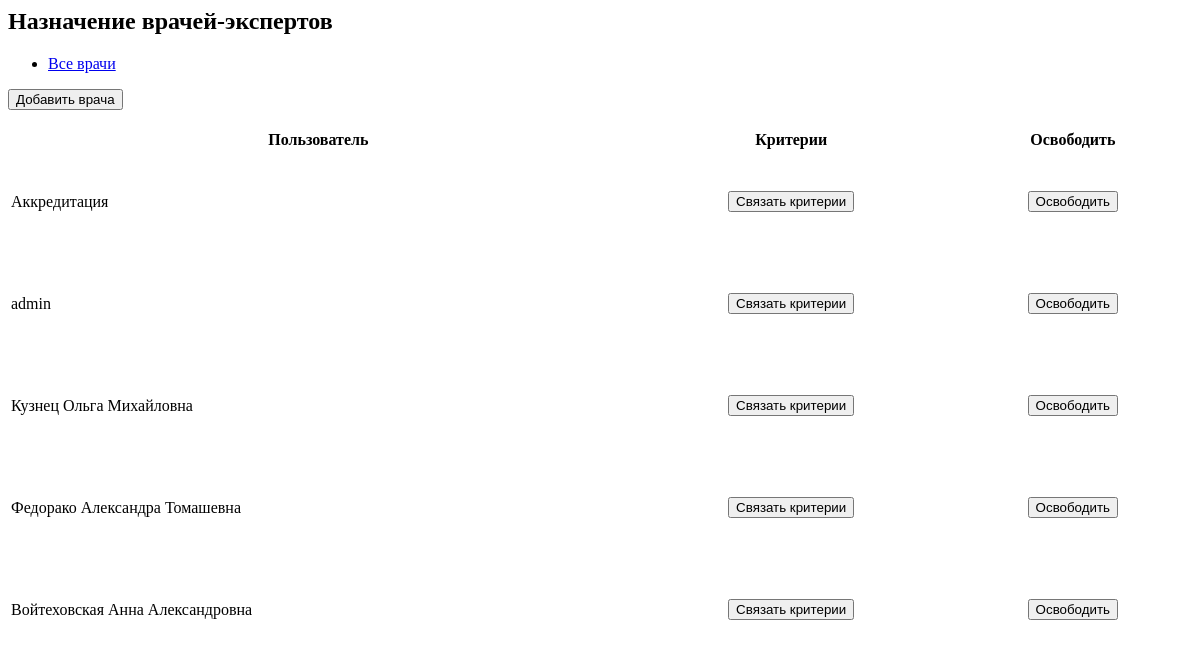
Page /naznachenie_vrachei.php (signed in) on the earlier database version.
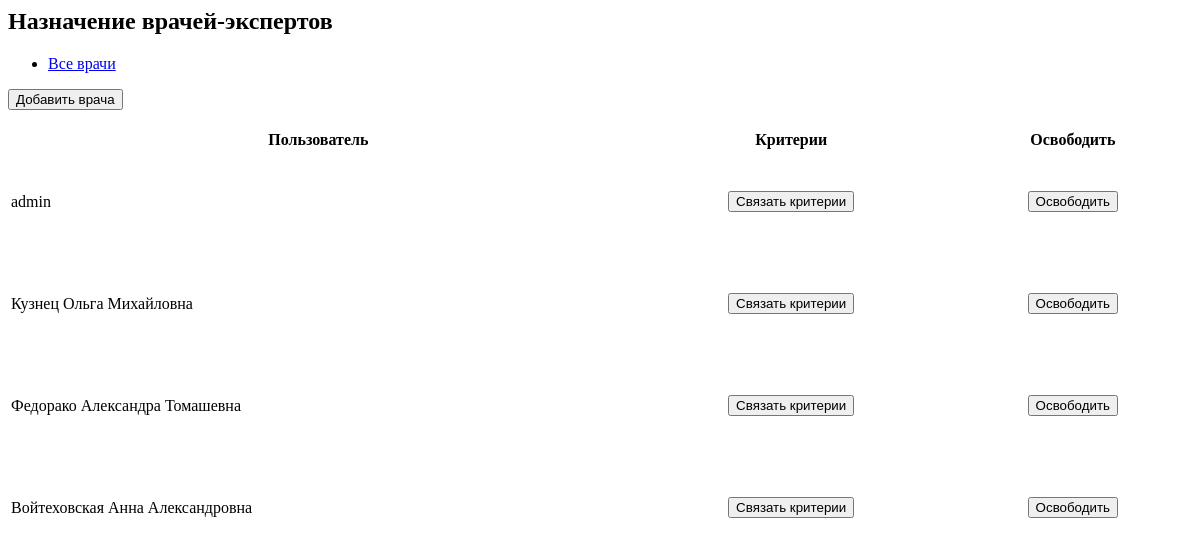
Same page on the later database version.
### tables this page shows
CREATE TABLE `users` (
  `id_user` int NOT NULL,
  `username` varchar(255) NOT NULL,
  `login` varchar(255) NOT NULL,
  `password` varchar(255) NOT NULL,
  `id_role` int NOT NULL,
  `online` varchar(255) DEFAULT NULL,
  `last_act` varchar(255) DEFAULT NULL,
  `last_time_online` varchar(255) DEFAULT NULL,
  `last_page` varchar(255) DEFAULT NULL,
  `oblast` int DEFAULT NULL,
  `predsedatel` tinyint(1) DEFAULT NULL,
  `secretar` tinyint(1) DEFAULT NULL,
  `sotrudnik_MA` tinyint(1) DEFAULT NULL,
  `ne_sotrudnik_MA` tinyint(1) DEFAULT NULL,
  `doctor_expert` tinyint(1) DEFAULT NULL,
  `id_type` int DEFAULT NULL
);

### naznachenie_vrachei.php (the view, shortened to what this page needs)
<link rel="stylesheet" href="naznachenie_vrachi.css">
<?php if(isset($_COOKIE['login'])){?>
    <div class="content-wrapper">
        <div class="d-xl-flex justify-content-between align-items-start">
            <h2 class="text-dark font-weight-bold mb-2"> Назначение врачей-экспертов </h2>
        </div>
        <div class="row">
            <div class="col-md-12">
                <div class="d-sm-flex justify-content-between align-items-center transaparent-tab-border ">
                    <ul class="nav nav-tabs tab-transparent" role="tablist">
                        <li class="nav-item">
                            <a class="nav-link active" id="all-question-tab" data-toggle="tab" href="#allQuestions" role="tab" aria-selected="true">Все врачи</a>
                        </li>
                    </ul>
                </div>
                <div class="tab-content tab-transparent-content">
                    <div class="tab-pane fade show active" id="allQuestions" role="tabpanel" aria-labelledby="all-question-tab">
                        <div class="row">
                            <div class="col-12 grid-margin">
                                <div class="card">
                                    <div class="card-body">
                                        <button class="btn btn-primary" id ="addoctor" onclick="addDoctor()">Добавить врача</button>
                                        <br>
                                        <br>
                                        <?php
                                        $idlogin = $_COOKIE['login'];
                                        $queryroles = "SELECT id_role FROM users where id_role < 12 and id_role >= 4 and login = '$idlogin'";
                                        $resultroles=mysqli_query($con, $queryroles) or die ( mysqli_error($con));
                                        if (mysqli_num_rows($resultroles) == 1)
                                        {
                                            $rowroles = mysqli_fetch_assoc($resultroles);
                                            $idrole = $rowroles['id_role'];
                                                $query = "SELECT * FROM users AS us WHERE us.doctor_expert = 1 and us.id_role = '$idrole' ";
                                        }
                                        else{
                                            $query = "SELECT * FROM users AS us WHERE us.doctor_expert = 1";
                                        }
                                        $result=mysqli_query($con, $query) or die ( mysqli_error($con));
                                        for ($data = []; $row = mysqli_fetch_assoc($result); $data[] = $row);
                                        ?>
                                        <table id="example1" class="table table-striped table-bordered" style="width:100%">
                                            <thead>
                                            <tr>
                                                <th>Пользователь</th>
                                                <th>Критерии</th>
                                                <th>Освободить</th>
                                            </tr>
                                            </thead>
                                            <tbody>
                                            <?php
                                            foreach ($data as $app) {
                                                ?>
                                                <tr  id = "optname<?= $app['id_user'] ?>"  style="cursor: pointer; height: 100px;">
                                                    <td id = "usnam<?= $app['id_user']; ?>" ><?= $app['username'] ?></td>
                                                    <td style ="text-align: center"><button class="btn btn-success" id="svyazka" onclick="showModal('<?= $app['id_user']?>')">Связать критерии</button></td>
                                                    <td  style ="text-align: center"><button class="btn btn-success" id="svoboda"  onclick="deleteDoctor('<?= $app['id_user']?>')">Освободить</button></td>
                                                </tr>
                                                <?php
                                            }
                                            ?>
                                            </tbody>
                                        </table>
                                    </div>
                                </div>
                            </div>
                        </div>
                    </div>
                </div>
            </div>
        </div>
    </div>
<?php }
?>

Differences in the rows shown:
no longer on this page (row edited): users: $app['id_user'] 1 (drawn), username "Аккредитация"
